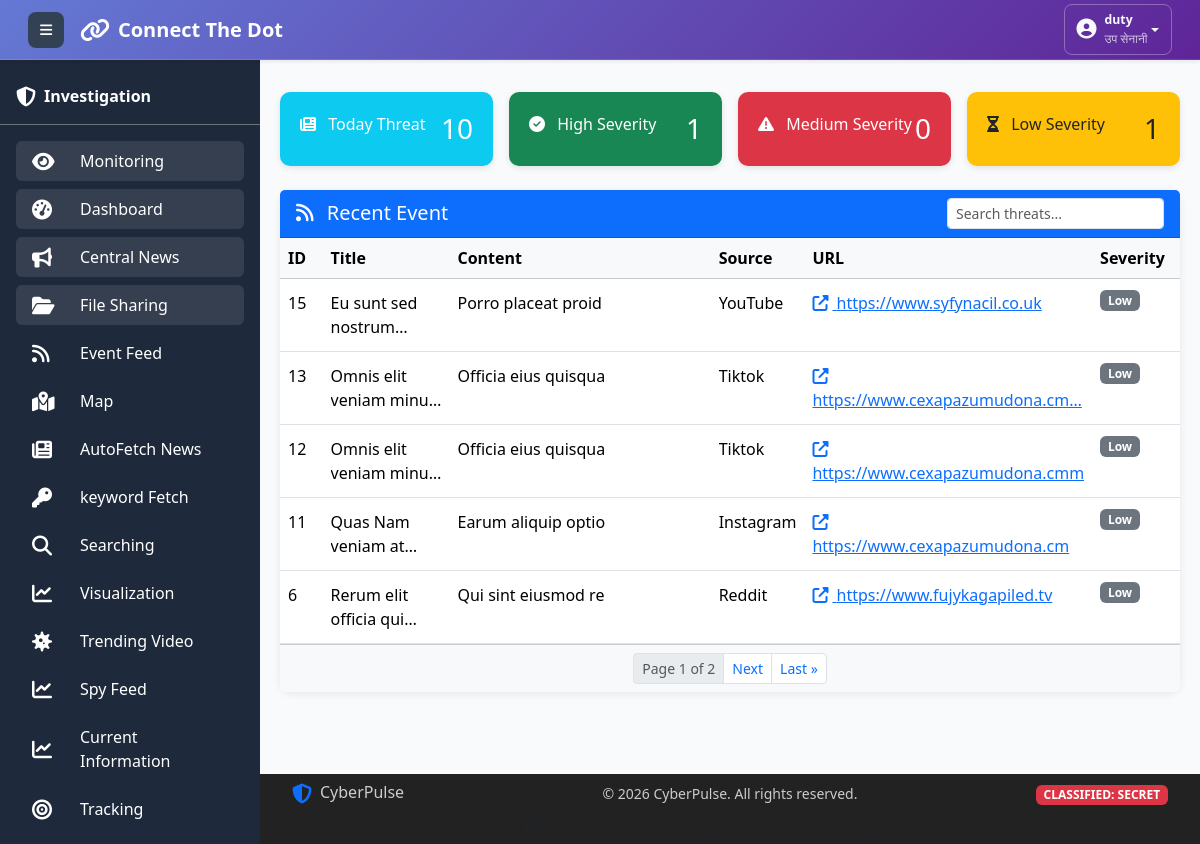
The page /newsfeed (signed in) on the database as committed earlier.
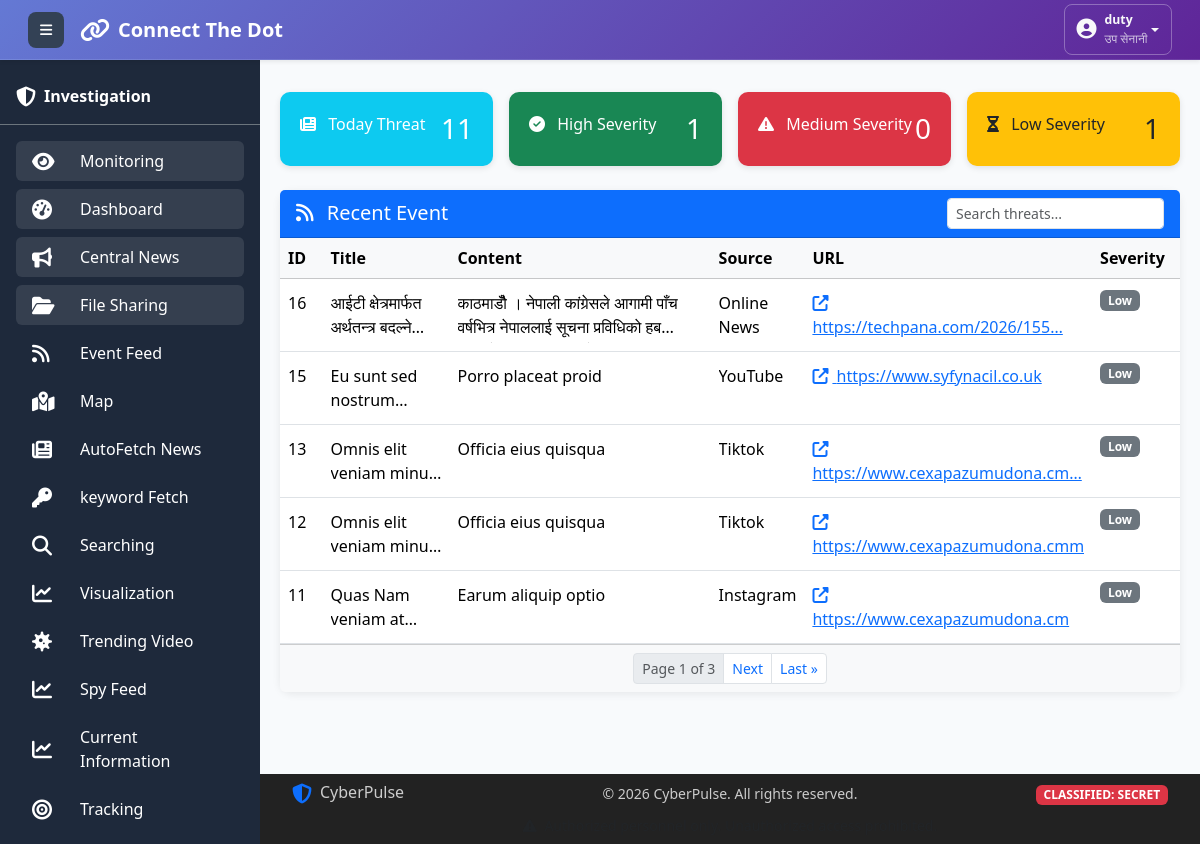
The same page on the database as committed later.
### collect/models.py (models this page shows, shortened)
class ThreatAlert(models.Model):
    SEVERITY_CHOICES = [
        ('low', 'Low'),
        ('medium', 'Medium'),
        ('high', 'High'),
        ('critical', 'Critical'),
    ]
    PROVINCE_CHOICES = [
        ('koshi', 'Koshi'),
        ('madhesh', 'Madhesh'),
        ('bagmati', 'Bagmati'),
        ('gandaki', 'Gandaki'),
        ('lumbini', 'Lumbini'),
        ('karnali', 'Karnali'),
        ('sudurpaschim', 'Sudurpaschim'),
    ]
    title = models.CharField(max_length=300)
    image = models.ImageField(upload_to='threat_alerts/', blank=True, null=True)
    video = models.FileField(upload_to='threat_alerts/videos/', blank=True, null=True,
                           help_text="Upload video files")
    province = models.CharField(
        max_length=50,
        choices=PROVINCE_CHOICES,
        blank=True,
        null=True,
        help_text="Province where activity took place"
    )
    content = models.TextField()
    category = models.ForeignKey(
        'ThreatCategory',  # Reference the ThreatCategory model
        on_delete=models.SET_NULL,  # Prevent deletion if alerts exist
        related_name='alerts',
        help_text="Select threat category",
        null=True,  # Make nullable temporarily for migration
        blank=True  # Make blankable temporarily for migration
    )
    source = models.CharField(max_length=50, default='unknown')
    url = models.URLField(unique=True)
    severity = models.CharField(
        max_length=10,
        choices=SEVERITY_CHOICES,
        default='low'
    )
    timestamp = models.DateTimeField(auto_now_add=True)
    created_at = models.DateTimeField(auto_now_add=True)
    updated_at = models.DateTimeField(auto_now=True)
    created_by = models.ForeignKey(
        User,
        on_delete=models.SET_NULL,
        null=True,
        blank=True,
        related_name='created_alerts',
        help_text="User who created this alert"
    )
    likes_count = models.IntegerField(default=0)
    unlikes_count = models.IntegerField(default=0)
    users_liked = models.ManyToManyField(
        User,
        related_name='liked_alerts',
        blank=True,
        help_text="Users who liked this alert"
    )
    users_unliked = models.ManyToManyField(
        User,
        related_name='unliked_alerts',
        blank=True,
        help_text="Users who unliked this alert"
    )

### collect/decorators.py (the view)
    def wrapper(request, *args, **kwargs):
        if request.session.get("auth") == True:
            return view_func(request, *args, **kwargs)
        return redirect("/login")

### utils/permission.py (called while the page is built)
def check_access(request, url_name=None):
    if url_name:
        try:
            url_path = reverse(url_name)
        except:
            return False
    else:
        url_path = request.path
    for url_pattern, allowed_roles in URL_ACCESS_MAP.items():
        if url_path.startswith(url_pattern):
            if allowed_roles == []:
                return True
            user_role = request.session.get('user_role')
            if not user_role:
                return False  # No role = no access to protected pages
            return user_role in allowed_roles
    return True

### templates/dashboard.html (shortened to what the changed rows need)
{% extends "base.html" %}
{% block content %}
<div class="row g-3 mb-4">
  <div class="col-lg-3 col-md-6">
    <div class="info-box bg-info">
      <div class="d-flex justify-content-between align-items-start">
        <div><i class="fas fa-newspaper me-2"></i> Today Threat</div>
        <h3 class="mb-0">{{ total_threats }}</h3>
      </div>
    </div>
  </div>
</div>
<div class="card border-0">
  <div class="card-body p-0">
    <div class="table-responsive">
      <table class="table table-hover mb-0" id="threatTable">
        <thead class="table-light">
          <tr>
            <th style="width: 5%;">ID</th>
            <th style="width: 15%;">Title</th>
            <th style="width: 35%;">Content</th>
            <th style="width: 10%;">Source</th>
            <th style="width: 25%;">URL</th>
            <th style="width: 10%;">Severity</th>
          </tr>
        </thead>
        <tbody>
          {% for threat in threats %}
          <tr>
            <td>
              <div class="expandable-cell"
                   data-full="{{ threat.id }}"
                   data-truncated="{{ threat.id }}">
                {{ threat.id }}
              </div>
            </td>
            <td>
              <div class="expandable-cell"
                   data-full="{{ threat.title }}"
                   data-truncated="{{ threat.title|truncatechars:30 }}">
                {{ threat.title|truncatechars:30 }}
              </div>
            </td>
            <td>
              <div class="expandable-cell"
                   data-full="{{ threat.content }}"
                   data-truncated="{{ threat.content|truncatewords:15 }}">
                {{ threat.content|truncatewords:15 }}
              </div>
            </td>
            <td>
              <div class="expandable-cell"
                   data-full="{{ threat.source }}"
                   data-truncated="{{ threat.source|truncatechars:20 }}">
                {{ threat.source|truncatechars:20 }}
              </div>
            </td>
            <td>
              {% if threat.url %}
                <a href="{{ threat.url }}" target="_blank" rel="noopener noreferrer" class="text-primary">
                  <div class="expandable-cell"
                       data-full="{{ threat.url }}"
                       data-truncated="{{ threat.url|truncatechars:30 }}">
                    <i class="fas fa-external-link-alt me-1"></i>
                    {{ threat.url|truncatechars:30 }}
                  </div>
                </a>
              {% else %}
                <span class="text-muted">—</span>
              {% endif %}
            </td>
            <td>
              {% if threat.severity == 'high' %}
                <span class="badge bg-danger">High</span>
              {% elif threat.severity == 'medium' %}
                <span class="badge bg-warning text-dark">Medium</span>
              {% else %}
                <span class="badge bg-secondary">Low</span>
              {% endif %}
            </td>
          </tr>
          {% empty %}
          <tr>
            <td colspan="6" class="text-center py-3">No threats found.</td>
          </tr>
          {% endfor %}
        </tbody>
      </table>
    </div>
    {% if threats.has_other_pages %}
      <div class="card-footer bg-light d-flex justify-content-center">
        <nav aria-label="Threat pagination">
          <ul class="pagination pagination-sm mb-0">
            <li class="page-item disabled">
              <span class="page-link">Page {{ threats.number }} of {{ threats.paginator.num_pages }}</span>
            </li>
            {% if threats.has_next %}
              <li class="page-item">
                <a class="page-link" href="?page={{ threats.next_page_number }}{% if request.GET.q %}&q={{ request.GET.q }}{% endif %}">Next</a>
              </li>
              <li class="page-item">
                <a class="page-link" href="?page={{ threats.paginator.num_pages }}{% if request.GET.q %}&q={{ request.GET.q }}{% endif %}">Last &raquo;</a>
              </li>
            {% endif %}
          </ul>
        </nav>
      </div>
    {% endif %}
  </div>
</div>
{% endblock %}

Rows that differ between the two databases and show on the page:
no longer on this page (row unchanged): ThreatAlert: id "6", title "Rerum elit officia…", content "Qui sint eiusmod re", source "Reddit", url "https://www.fujykagapiled.tv", severity "Low"
added ThreatAlert: id "16", title "आईटी क्षेत्रमार्फत अर्थतन्त्र बदल्ने…", content "काठमाडौँ । नेपाली कांग्रेसले आगामी पाँच वर्षभित्र नेपाललाई सूचना प्रविधिको…", source "Online News", url "https://techpana.com/2026/155…", severity "Low"
Other text that changed with them:
{{ total_threats }}: "10" → "11"
{{ threats.paginator.num_pages }}: "2" → "3"
